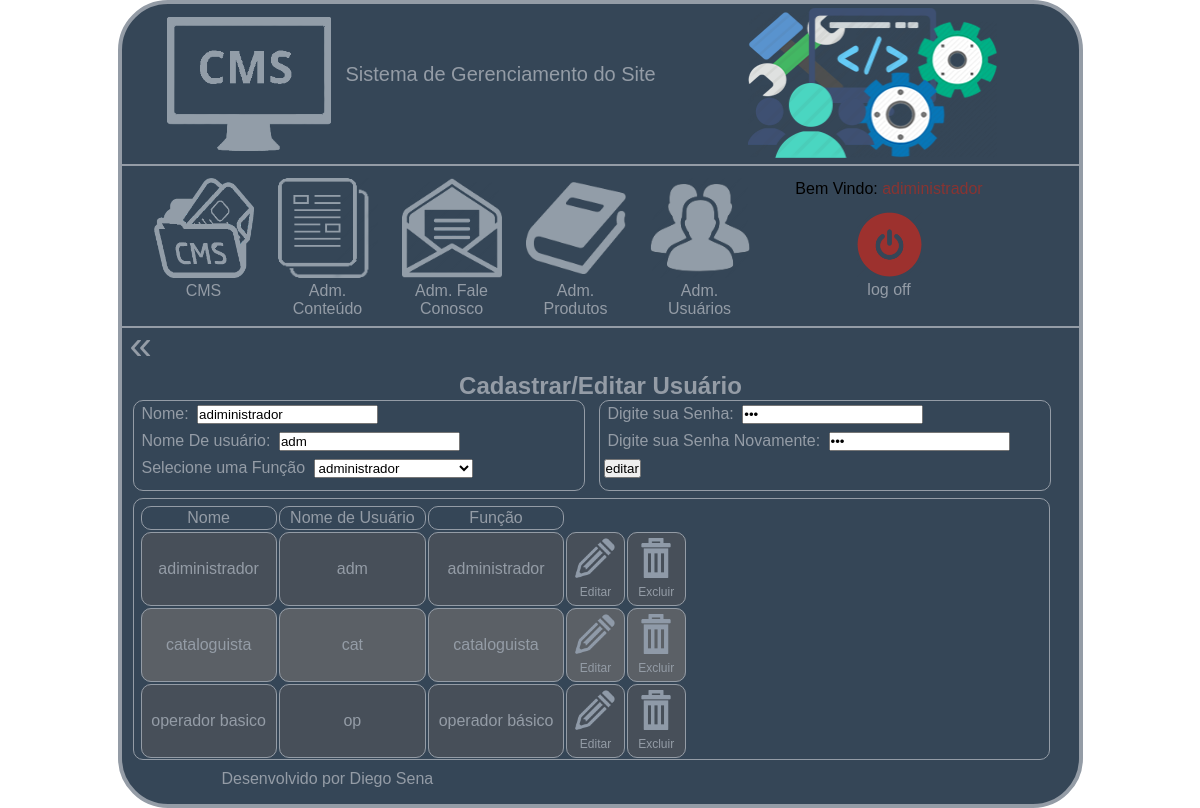
Screenshot of /admCadUsua.php?modo=editar&codigo=1 (signed in) with the database file from the repository.
### tables this page shows
CREATE TABLE `usuario` (
  `cod_usuario` int(11) NOT NULL AUTO_INCREMENT,
  `nome_usuario` varchar(60) NOT NULL,
  `nome_login` varchar(20) NOT NULL,
  `senha` varchar(10) NOT NULL,
  `cod_funcao` int(11) NOT NULL,
  PRIMARY KEY (`cod_usuario`),
  KEY `cod_funcao` (`cod_funcao`),
  CONSTRAINT `usuario_ibfk_1` FOREIGN KEY (`cod_funcao`) REFERENCES `funcao` (`cod_funcao`)
);

CREATE TABLE `funcao` (
  `cod_funcao` int(11) NOT NULL AUTO_INCREMENT,
  `nome_funcao` varchar(30) NOT NULL,
  PRIMARY KEY (`cod_funcao`)
);

### admCadUsua.php (the view, shortened to what this page needs)
<?php include("conexao.php")?>
<?php
	$nome = "";
	$login = "";
	$senha = "";
	$botao = "salvar";
			?> <script> alert("As senhas não conferem") </script> <?php
			?><?php
	if(isset($_GET["modo"]))
	{
		$modo = $_GET["modo"];
		if($modo == "excluir")
		{
			$sql = "delete from usuario where cod_usuario= ".$_SESSION['excluir_editar'];
			mysqli_query($conexao, $sql);
			header("location:admCadUsua.php");
		}
		elseif($modo == "editar")
		{
			$botao = "editar";
			$sql = "select * from usuario where cod_usuario = ".$_SESSION['excluir_editar'];
			$select = mysqli_query($conexao, $sql);
			$rs = mysqli_fetch_array($select);
			$nome = $rs["nome_usuario"];
			$login = $rs["nome_login"];
			$senha = $rs["senha"];
			$codfuncao = $rs["cod_funcao"];
		}
	}
?>
<!doctype html>
<html lang="pt-br">
	<head>
		<link rel="stylesheet" type="text/css" href="css/cssCms.css"/>
    </head>
	<body>
    	<div class="principal">
			<?php include ("header.php")?>
			<div class="conteudo-cms">
				<div class="voltar">
					<a href="admUsuario.php"> &laquo; </a>
				</div>
				<div class="clear"> </div>
				<div class="admCadastroUsuario">
					<h2> Cadastrar/Editar Usuário </h2>
					<form name="admCadUser" method="post" action="admCadUsua.php">
						<div class="cadastroUsuario">
							<p> <label> Nome: </label> <input type="text" name="txtNameUser" maxlength="60" value="<?php echo($nome);?>" required> </p>
							<p>	<label> Nome De usuário: </label> <input type="text" name="txtUserName" maxlength="20" value="<?php echo($login);?>" required> </p>
							<p>
								<label>Selecione uma Função </label>
								<select name="sltFuncaoUsuario">
										<?php
											$itemselecionado="";
											$sql = "select * from funcao order by nome_funcao ";
											$select = mysqli_query($conexao, $sql);
											while($rs = mysqli_fetch_array($select))
											{
												if ($rs["cod_funcao"]==$codfuncao) { $itemselecionado = "selected"; }
												else { $itemselecionado=""; }
										?>
												<option value="<?php echo($rs["cod_funcao"])?>" <?php echo($itemselecionado) ?>>
													<?php echo($rs["nome_funcao"])?>
												</option>
										<?php
										   }
										?>
								</select>
							</p>
						</div>
						<div class="cadastroUsuario">
							<p>	<label> Digite sua Senha: </label> <input type="password"  maxlength="10" name="txtUserSenha" value="<?php echo($senha);?>" required> </p>
							<p>	<label> Digite sua Senha Novamente: </label> <input type="password"  maxlength="10" value="<?php echo($senha);?>" name="txtUserSenhaCon" required> </p>
							<p> <input type="submit" name="btnsalvar" value="<?php echo($botao);?>"> </p>
						</div>
						<div class="consultaUsuario">
							<table class="tbl-usuario">
								<tr class="tr-visualizacao">
									<td> Nome </td>
									<td> Nome de Usuário </td>
									<td> Função </td>
								</tr>
								<?php
									$sql = "select ";
									$sql = $sql."u.cod_usuario, u.nome_usuario, u.nome_login, ";
									$sql = $sql."f.nome_funcao ";
									$sql = $sql."from usuario as u ";
									$sql = $sql."inner join funcao as f ";
									$sql = $sql."on (u.cod_funcao = f.cod_funcao) ";
									$sql = $sql."order by nome_funcao ";
									$select = mysqli_query($conexao, $sql);
									$contador = "";
									while($rs = mysqli_fetch_array($select))
									{
										if($contador %2==0) $cor="#474F59";
										else $cor="#5B6066";
								?>
										<tr class="tr-dois" bgcolor="<?php echo($cor)?>">
											<td> <?php echo($rs["nome_usuario"])?> </td>
											<td> <?php echo($rs["nome_login"])?> </td>
											<td> <?php echo($rs["nome_funcao"])?> </td>
											<td>
												<center>
													<div class="editar">
														<a href="admCadUsua.php?modo=editar&codigo=<?php echo($rs["cod_usuario"])?>">
															<img src="imagens/edit.png" alt="">
															Editar
														</a>
													</div>
												</center>
											</td>
											<td>
												<center>
													<div class="excluir">
														<a href="admCadUsua.php?modo=excluir&codigo=<?php echo($rs["cod_usuario"])?>">
															<img src="imagens/delete.png" alt="">
															Excluir
														</a>
													</div>
												</center>
											</td>
										</tr>
								<?php
										$contador++;
									}
								?>
							</table>
						</div>
					</form>
				</div>
			</div>
			<footer>
			</footer>
        </div>
	</body>
</html>

### css/cssCms.css (style rules this page uses)
* { padding: 0; margin: 0; font-family: Arial, Helvetica, sans-serif; color: #000; }
a { color: #949CA6; font-size: 12pt; text-decoration: none; }
h2,h3 { text-align: center; color: #949CA6; }
p { padding: 4px; }
body { background-position: center; background-attachment: fixed; background-repeat: no-repeat; }
.principal { width: 957px; height: 800px; background-color: #354657; margin: auto auto 0; border-radius: 50px; border: solid 4px #949CA6; }
.conteudo-cms { width: 950px; height: 434px; float: left; margin: 4px; }
.voltar { width: 30px; height: 30px; float: left; text-align: center; line-height: 27px; }
.voltar a { font-size: 30pt; }
.clear { clear: both; height: 10px; width: 10px; }
.loja-cadastro label .autores-cadastro p, label { padding: 4px; clear: both; color: #949CA6; }
.tr-visualizacao td, .tr-dois td { color: #949CA6; text-align: center; border: solid 1px; border-radius: 10px; padding: 2px; }
.admCadastroUsuario { width: 950px; height: 394px; float: left; }
.cadastroUsuario { width: 450px; height: 89px; border: 1px solid #949CA6; border-radius: 10px; float: left; margin: 0 7px; }
.consultaUsuario { border: 1px solid #949CA6; border-radius: 10px; margin: 7px; width: 915px; height: 260px; overflow: auto; float: left; }
.tbl-usuario { margin: 5px; width: 60%; height: 17%; text-align: center; }
.width- a, div.editar a, div.excluir a { margin: 0; padding: 0; font-size: 9pt; }
div.editar, div.excluir { width: 40px; padding: 3px; text-align: center; }
img { width: 100%; height: 100%; }
footer { float: left; text-align: center; margin-left: 100px; clear: both; color: #949CA6; }

### rows the page displays
usuario: txtNameUser "adiministrador", txtUserName "adm", nome_usuario "adiministrador", nome_login "adm", cod_funcao.nome_funcao "administrador"
usuario: nome_usuario "cataloguista", nome_login "cat", cod_funcao.nome_funcao "cataloguista"
usuario: nome_usuario "operador basico", nome_login "op", cod_funcao.nome_funcao "operador básico"

### other values shown
form field sltFuncaoUsuario "administrador"
